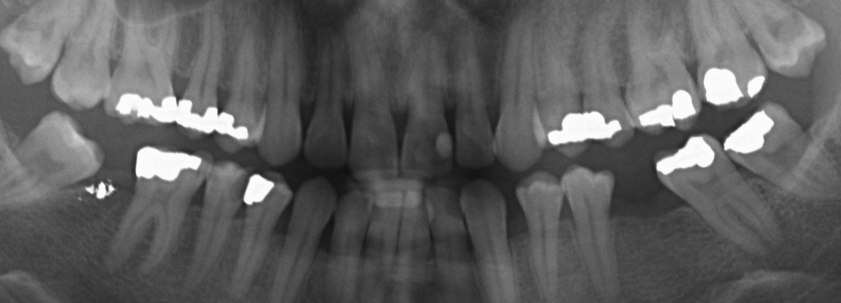
#> input picture test-auto-cropped/2.bmp, 1682 x 605 px (shown at 1/2 size)
$ python template_matching.py
#> lines starting #> are read from the running program, lines starting #| are printed output that depends on the picture; long printed decimals are rounded; pictures that were not available may be replaced by others from this repository, and a replacement may not be noted
import cv2
import numpy as np
from matplotlib import pyplot as plt
import copy
import time


def rotate_and_scale(image, scale=1.0, angle=0):
    height, width = image.shape[:2]
    mat = cv2.getRotationMatrix2D(center=(width / 2, height / 2), angle=angle, scale=scale)

    new_w, new_h = width * scale, height * scale
    r = np.deg2rad(angle)
    new_w, new_h = (abs(np.sin(r) * new_h) + abs(np.cos(r) * new_w), abs(np.sin(r) * new_w) + abs(np.cos(r) * new_h))
    (tx, ty) = ((new_w - width)/2., (new_h - height)/2.)
    mat[0, 2] += tx
    mat[1, 2] += ty

    rotated_image = cv2.warpAffine(src=image, M=mat, dsize=(int(new_w), int(new_h)))
    return rotated_image, mat


img = cv2.imread('./test-auto-cropped/2.bmp', 0)
#> img is the input picture: shape (605, 1682); min 14, max 251, mean 94.5
# img = cv2.resize(src=img, dsize=(1682, 606))
rotated_img = copy.deepcopy(x=img)
print('image shape:', img.shape)
#| image shape: (605, 1682)
template = cv2.imread('./test-images/t7_cropped.jpg', 0)
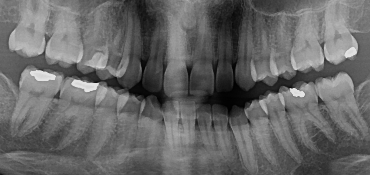
#> input picture test-auto-cropped/1.bmp, 370 x 175 px, given in place of t7_cropped.jpg, which was not available
#> template is the input picture: shape (175, 370); min 0, max 226, mean 102.9
print('template shape:', template.shape)
#| template shape: (175, 370)
template_h, template_w = template.shape[:2]
#> template_h = 175; template_w = 370
img_h, img_w = img.shape[:2]
#> img_h = 605; img_w = 1682
mid_h, mid_w = int(img_h/2.), int(img_w/2.)
#> mid_h = 302; mid_w = 841

"""best value template matching"""
# [5 lines of commented-out code are left out]
"""end of best value template matching"""


"""multiple values"""
# [4 lines of commented-out code are left out]
"""end of multiple values"""


"""scale independent"""
# [15 lines of commented-out code are left out]
"""end of scale independent"""


"""rotation and scale invariant"""
t0 = time.time()
found = None
for degree in np.linspace(start=0, stop=360, num=46):

    # rotated_template, M = rotate_and_scale(image=template, scale=1.0, angle=degree)
    rotated_img, M = rotate_and_scale(image=rotated_img, scale=1.0, angle=degree)
    # if rotated_template.shape[0] > img_h or rotated_template.shape[1] > img_w:
    #     continue

    """single"""
    res = cv2.matchTemplate(rotated_img, template, cv2.TM_CCOEFF_NORMED)
    min_val, max_val, min_loc, max_loc = cv2.minMaxLoc(res)
    found = (max_val, max_loc)
    print('found is:', found)
    print('degree is:', degree)
    if max_val >= 0.7:
        org_img = copy.deepcopy(x=img)
        rotated_org_img, _ = rotate_and_scale(image=org_img, scale=1.0, angle=degree)
        sp = (int(max_loc[0]), int(max_loc[1]))
        ep = (int(max_loc[0] + template_w), int(max_loc[1] + template_h))
        cv2.rectangle(rotated_img, sp, ep, 0, 2)
        plt.imshow(X=rotated_org_img[sp[1]:ep[1], sp[0]:ep[0]], cmap='gray')
        plt.show()
    big_img, _ = rotate_and_scale(image=rotated_img, scale=1.0, angle=(360 - degree))
    big_img_h, big_img_w = big_img.shape[:2]
    rotated_img = big_img[int((big_img_h / 2.) - mid_h)+1:int((big_img_h / 2.) + mid_h),
                          int((big_img_w / 2.) - mid_w)+1:int((big_img_w / 2.) + mid_w)]
#> this loop made 46 passes
#> (M, min_val, max_val, min_loc, found) on passes 1 to 4: ([[1, 0, 0], [0, 1, 0]], -0.484, 0.414, (951, 359), (0.414, (1118, 392))), ([[0.99, 0.139, 2.84e-14], [-0.139, 0.99, 233.9]], -0.452, 0.406, (974, 401), (0.406, (1154, 405))), ([[0.961, 0.276, -7.11e-15], [-0.276, 0.961, 463.3]], -0.439, 0.415, (994, 467), (0.415, (1175, 460))), ([[0.914, 0.407, 2.84e-14], [-0.407, 0.914, 683.7]], -0.393, 0.366, (681, 668), (0.366, (841, 681)))
#> (M, min_val, max_val, min_loc, found) on pass 26: ([[-0.94, -0.342, 1785.9], [0.342, -0.94, 566.6]], -0.389, 0.375, (381, 506), (0.375, (572, 494)))
#| found is: (0.4135, (1118, 392))
#| found is: (0.4056, (1154, 405))
#| found is: (0.4145, (1175, 460))
#| found is: (0.3657, (841, 681))
#| found is: (0.3685, (701, 502))
#| found is: (0.385, (145, 1084))
#| found is: (0.4017, (145, 1194))
#| found is: (0.3778, (138, 1290))
#> (further printed lines are left out)
#> pass 1, `res = cv2.matchTemplate(rotated_img, template, cv2.TM_CCOEFF_NORMED)`:
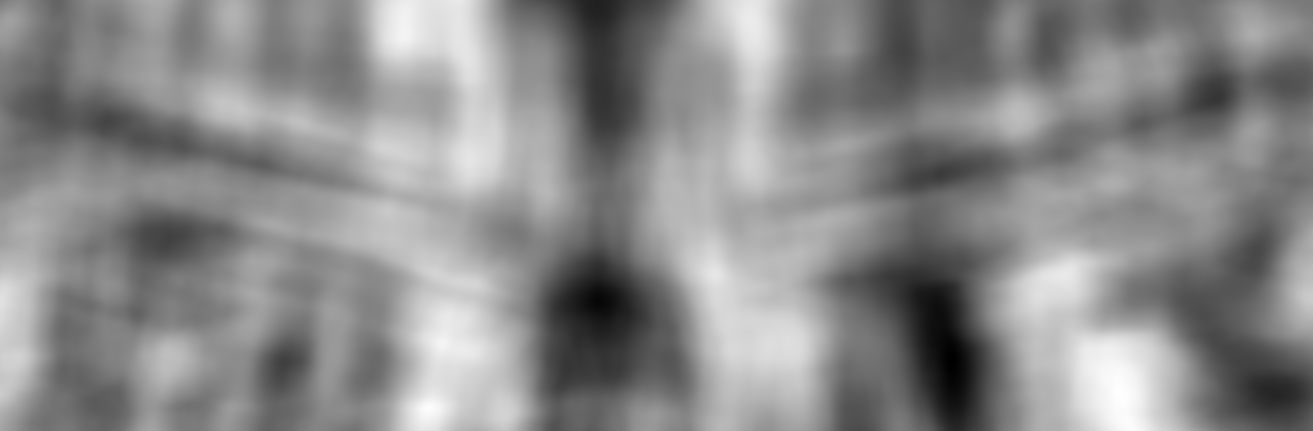
#> res: shape (431, 1313) float32; min -0.484, max 0.414, mean 0.00306; drawn with min black and max white
#> pass 2, in rotate_and_scale (call 3), `rotated_image = cv2.warpAffine(src=image, M=mat, dsize=(int(new_w), in..`:
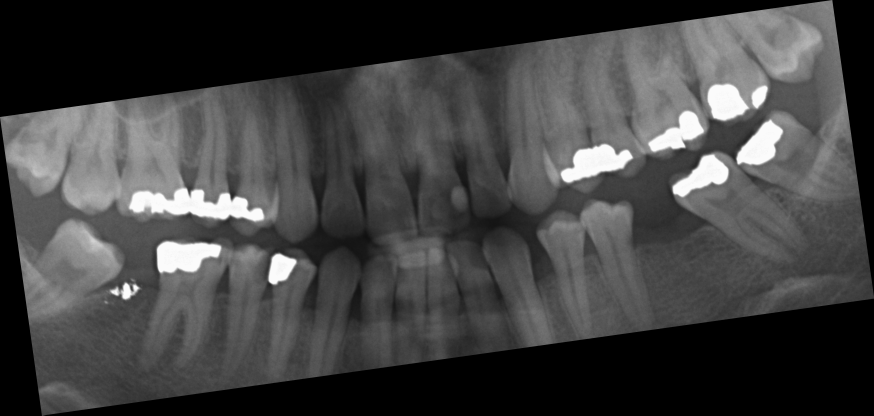
#> rotated_image: shape (831, 1748) (shown at 1/2 size); min 0, max 251, mean 66
#> pass 2, `res = cv2.matchTemplate(rotated_img, template, cv2.TM_CCOEFF_NORMED)`:
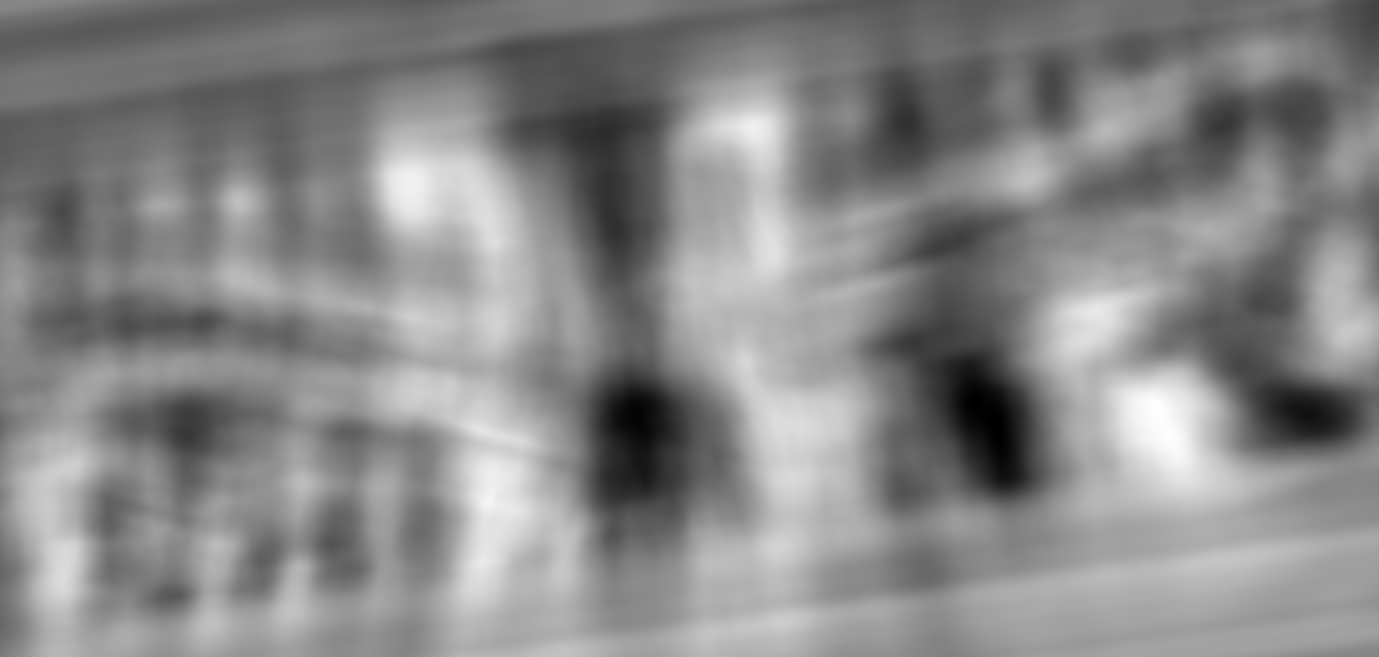
#> res: shape (657, 1379) float32; min -0.452, max 0.406, mean 0.00459; drawn with min black and max white
#> after the loop:
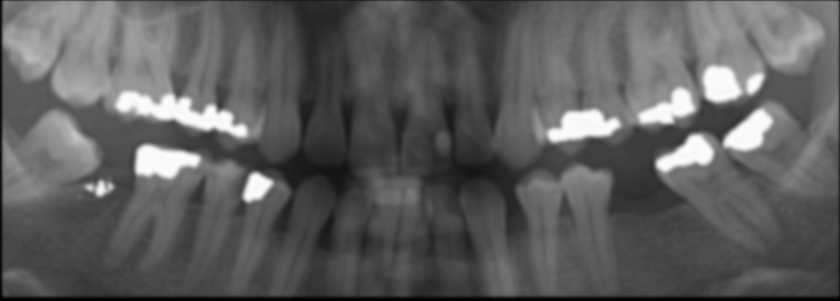
#> rotated_img: shape (602, 1680) (shown at 1/2 size); min 0, max 251, mean 93.6
    # [25 lines of commented-out code are left out]

"""end of rotation and scale invariant"""
t1 = time.time()
print('elapsed time: %.2f' % (t1-t0))
plt.imshow(rotated_img, cmap='gray')
plt.show()
# cv2.imwrite('./results/ritm_final.bmp', rotated_img)
